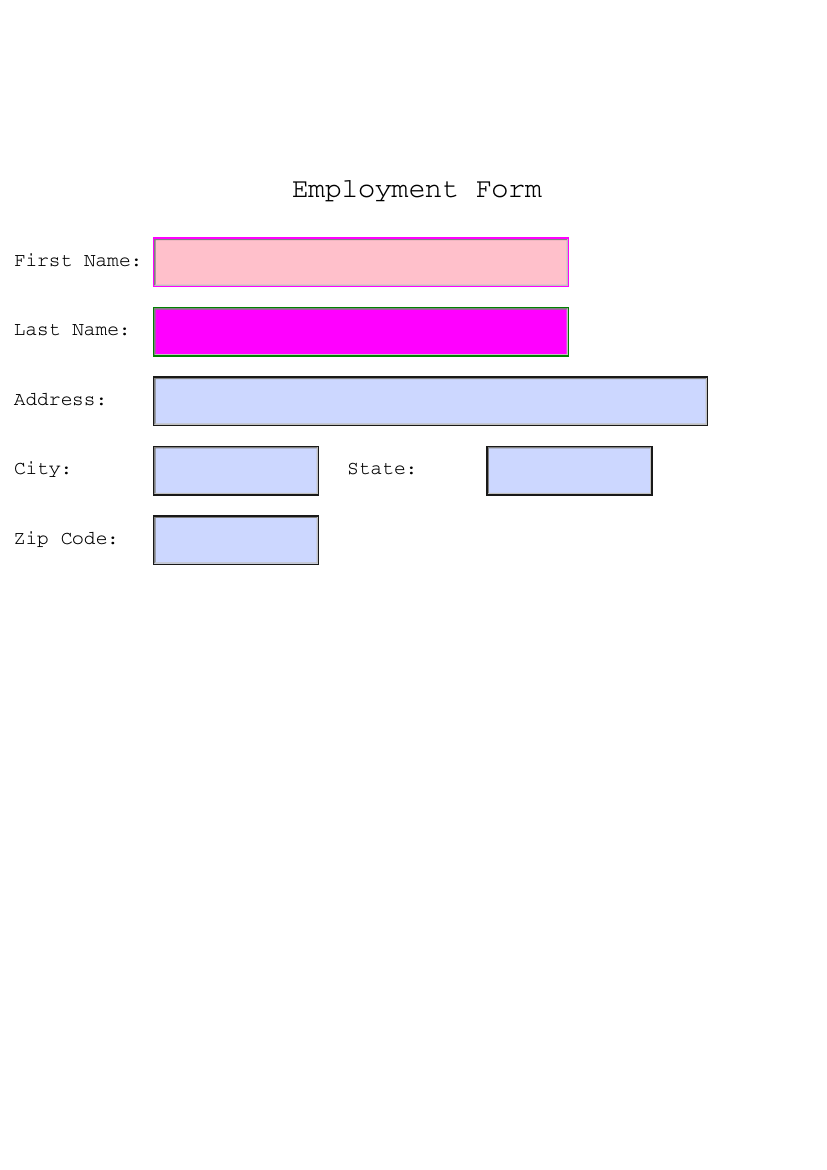

Write the Python code that produced this figure.
# simple_form.py
# based off of https://www.blog.pythonlibrary.org/2018/05/22/filling-pdf-forms-with-python/
from reportlab.pdfgen import canvas
from reportlab.pdfbase import pdfform
from reportlab.lib.colors import magenta, pink, blue, green
def create_simple_form():
    c = canvas.Canvas('simple_form.pdf')
    
    c.setFont("Courier", 20)
    c.drawCentredString(300, 700, 'Employment Form')
    c.setFont("Courier", 14)
    form = c.acroForm
    
    c.drawString(10, 650, 'First Name:')
    form.textfield(name='fname', tooltip='First Name',
                   x=110, y=635, borderStyle='inset',
                   borderColor=magenta, fillColor=pink, 
                   width=300,
                   textColor=blue, forceBorder=True)
    
    c.drawString(10, 600, 'Last Name:')
    form.textfield(name='lname', tooltip='Last Name',
                   x=110, y=585, borderStyle='inset',
                   borderColor=green, fillColor=magenta, 
                   width=300,
                   textColor=blue, forceBorder=True)
    
    c.drawString(10, 550, 'Address:')
    form.textfield(name='address', tooltip='Address',
                   x=110, y=535, borderStyle='inset',
                   width=400, forceBorder=True)
    
    c.drawString(10, 500, 'City:')
    form.textfield(name='city', tooltip='City',
                   x=110, y=485, borderStyle='inset',
                   forceBorder=True)
    
    c.drawString(250, 500, 'State:')
    form.textfield(name='state', tooltip='State',
                   x=350, y=485, borderStyle='inset',
                  forceBorder=True)
    
    c.drawString(10, 450, 'Zip Code:')
    form.textfield(name='zip_code', tooltip='Zip Code',
                   x=110, y=435, borderStyle='inset',
                   forceBorder=True)
    
    c.save()
    
if __name__ == '__main__':
    create_simple_form()
